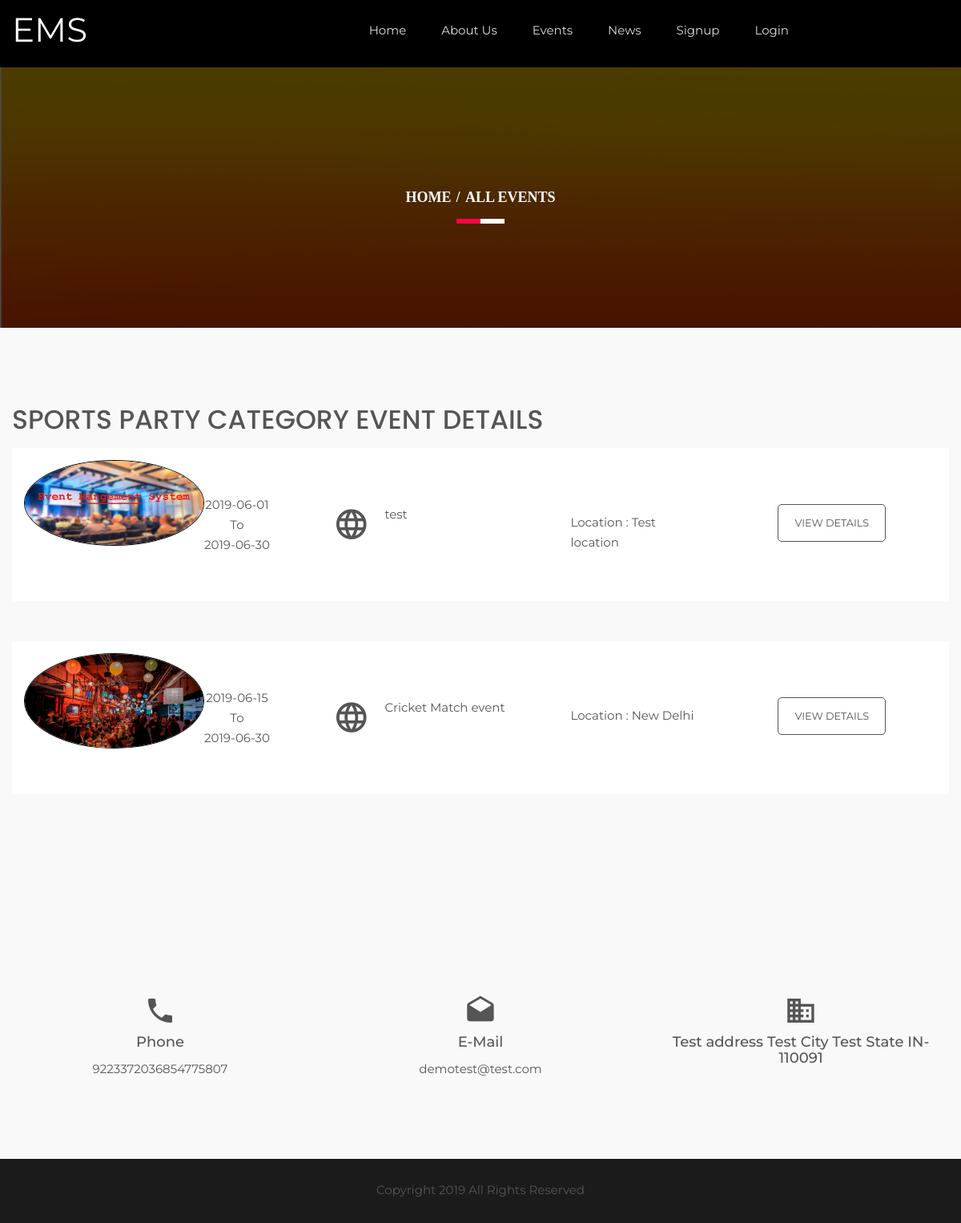
Page /ems/category-wise-events.php?catid=2 on the committed database.
### tables this page shows
CREATE TABLE `tblgenralsettings` (
  `id` int(11) NOT NULL,
  `SiteName` varchar(200) DEFAULT NULL,
  `PhoneNumber` bigint(12) DEFAULT NULL,
  `EmailId` varchar(255) DEFAULT NULL,
  `address` mediumtext DEFAULT NULL,
  `footercontent` mediumtext DEFAULT NULL,
  `LastUpdationDate` timestamp NULL DEFAULT NULL ON UPDATE current_timestamp()
);

CREATE TABLE `tblcategory` (
  `id` int(11) NOT NULL,
  `CategoryName` varchar(200) DEFAULT NULL,
  `CategoryDescription` mediumtext DEFAULT NULL,
  `CreationDate` timestamp NULL DEFAULT current_timestamp(),
  `UpdationDate` timestamp NULL DEFAULT NULL ON UPDATE current_timestamp(),
  `IsActive` char(1) DEFAULT NULL
);

CREATE TABLE `tblevents` (
  `id` int(11) NOT NULL,
  `CategoryId` char(10) DEFAULT NULL,
  `SponserId` char(10) DEFAULT NULL,
  `EventName` varchar(255) DEFAULT NULL,
  `EventDescription` mediumtext DEFAULT NULL,
  `EventStartDate` date DEFAULT NULL,
  `EventEndDate` date DEFAULT NULL,
  `EventLocation` varchar(255) DEFAULT NULL,
  `EventImage` varchar(255) DEFAULT NULL,
  `PostingDate` timestamp NULL DEFAULT current_timestamp(),
  `LastUpdationDate` timestamp NULL DEFAULT NULL ON UPDATE current_timestamp(),
  `IsActive` int(1) DEFAULT NULL
);

### ems/category-wise-events.php (the view, shortened to what this page needs)
<?php
include('includes/config.php');
?>
<!doctype html>
<html class="no-js" lang="en">
    <head>
        <link rel="stylesheet" href="css/bootstrap.min.css">
        <link rel="stylesheet" href="css/animate.css">
        <link rel="stylesheet" href="css/meanmenu.min.css">
        <link rel="stylesheet" href="css/owl.carousel.css">
        <link rel="stylesheet" href="css/icofont.css">
        <link rel="stylesheet" href="css/nivo-slider.css">
        <link rel="stylesheet" href="css/animate-text.css">
        <link rel="stylesheet" href="css/material-design-iconic-font.min.css">
		<link rel="stylesheet" href="style.css">
        <link rel="stylesheet" href="css/responsive.css">
		<link href="css/color/skin-default.css" rel="stylesheet">
    </head>
    <body>
         <div class="wrapper single-blog">
           <div id="home" class="header-slider-area">
                   <?php include_once('includes/header.php');?>
            </div>
            <div class="breadcumb-area bg-overlay">
                <div class="container">
                    <ol class="breadcrumb">
                        <li><a href="index.php">Home</a></li>
                        <li class="active">All Events</li>
                    </ol>
                </div>
            </div>
       <div class="upcomming-events-area off-white ptb100">
                  <div class="container">
                      <div class="row">
                          <div class="col-xs-12">
                            <?php
                            $cid=intval($_GET['catid']);
$sql = "SELECT id,CategoryName from tblcategory where id=:cid";
$query = $dbh -> prepare($sql);
$query->bindParam(':cid',$cid,PDO::PARAM_STR);
$query->execute();
$results=$query->fetchAll(PDO::FETCH_OBJ);
if($query->rowCount() > 0)
{
foreach($results as $row)
{
?>
                           <h1 class="section-title"><?php echo htmlentities($row->CategoryName);?> Category Event Details</h1>
                       <?php }} ?>
                        </div>
                          <div class="total-upcomming-event col-md-12 col-sm-12 col-xs-12">
<?php
$isactive=1;
$sql = "SELECT EventName,EventLocation,EventStartDate,EventEndDate,EventImage,id from tblevents where IsActive=:isactive and CategoryId=:cid order by id desc ";
$query = $dbh -> prepare($sql);
$query->bindParam(':isactive',$isactive,PDO::PARAM_STR);
$query->bindParam(':cid',$cid,PDO::PARAM_STR);
$query->execute();
$results=$query->fetchAll(PDO::FETCH_OBJ);
if($query->rowCount() > 0)
{
foreach($results as $row)
{
    ?>
                              <div class="single-upcomming shadow-box">
                                 <div class="col-md-4 hidden-sm col-xs-12">
                                     <div class="sue-pic">
                                        <img src="admin/eventimages/<?php echo htmlentities($row->EventImage);?>" alt="<?php echo htmlentities($row->EventName);?>" style="border:#000 1px solid">
                                     </div>
                                     <div class="sue-date-time text-center">
                                         <span><?php echo htmlentities($row->EventStartDate);?></span>To
                                         <span><?php echo htmlentities($row->EventEndDate);?></span>
                                     </div>
                                 </div>
                                 <div class="col-md-3 col-sm-5 col-xs-12">
                                    <div class="uc-event-title">
                                        <div class="uc-icon"><i class="zmdi zmdi-globe-alt"></i></div>
                                        <a href="#"><?php echo htmlentities($row->EventName);?></a>
                                    </div>
                                 </div>
                                 <div class="col-md-2 col-sm-3 col-xs-12">
                                     <div class="venu-no">
                                         <p>Location : <?php echo htmlentities($row->EventLocation);?></p>
                                     </div>
                                 </div>
                                 <div class="col-md-3 col-sm-4 col-xs-12">
                                     <div class="upcomming-ticket text-center">
<a href="event-details.php?evntid=<?php echo htmlentities($row->id);?>" class="btn-def bnt-2 small">View Details</a>
                                     </div>
                                 </div>
                              </div>
 <?php } } else { ?>
 <p>No Record Found</p>
 <?php } ?>
                          </div>
                      </div>
                  </div>
              </div>
                 <?php include_once('includes/footer.php');?>
        </div>
    </body>
</html>

### ems/includes/header.php (shortened to what this page needs)
<?php
$ret = "Select  SiteName from tblgenralsettings ";
$querys = $dbh -> prepare($ret);
$querys->execute();
$resultss=$querys->fetchAll(PDO::FETCH_OBJ);
if($querys->rowCount() > 0)
{
foreach($resultss as $rows)
{ ?>
   <div id="home" class="header-slider-area">
                <div class="header-area header-2">
                    <div id="sticker" class="logo-menu-area header-area-2">
                        <div class="container hidden-xs">
                            <div class="row">
                                <div class="col-md-2 col-sm-3">
                                    <div class="logo">
                                        <a href="index.php" style="font-size:42px; color:#fff"><?php echo htmlentities($rows->SiteName);?></a>
                                    </div>
                                </div>
                                <div class="col-md-8 col-sm-9">
                                    <div class="main-menu text-right">
                                        <nav>
                                            <ul id="nav">
                                                <li><a class="smooth-scroll" href="index.php">Home</a></li>
                                                <li><a class="smooth-scroll" href="about-us.php">About Us</a></li>
                                                <li><a class="smooth-scroll" href="all-events.php">Events</a></li>
                                                <li><a class="smooth-scroll" href="news.php">News</a></li>
                                                <?php if(strlen($_SESSION['usrid']==0)){?>
                                                <li><a class="smooth-scroll" href="signup.php">Signup</a></li>
                                                 <li><a class="smooth-scroll" href="signin.php">Login</a></li>
                                             <?php } else {?>
<li><a class="smooth-scroll" href="profile.php">My Account</a></li>
                                             <?php } ?>
                                            </ul>
                                        </nav>
                                    </div>
                                </div>
                                </div>
                            </div>
                        </div>
                    </div>
                    <?php }} ?>

### ems/includes/footer.php (shortened to what this page needs)
<?php
$ret = "Select  PhoneNumber,address,EmailId,footercontent from tblgenralsettings ";
$querys = $dbh -> prepare($ret);
$querys->execute();
$resultss=$querys->fetchAll(PDO::FETCH_OBJ);
if($querys->rowCount() > 0)
{
foreach($resultss as $rows)
{ ?>
 <div class="information-area off-white ptb100">
                    <div class="container">
                        <div class="row">
                            <div class="col-md-4 col-sm-3 col-xs-12">
                                <div class="single-information text-center">
                                    <div class="info-icon">
                                        <i class="zmdi zmdi-phone"></i>
                                    </div>
                                    <h4>Phone</h4>
                                    <p><?php echo htmlentities($rows->PhoneNumber);?></p>
                                </div>
                            </div>
                            <div class="col-md-4 col-sm-3 col-xs-12">
                                <div class="single-information text-center">
                                    <div class="info-icon">
                                        <i class="zmdi zmdi-email-open"></i>
                                    </div>
                                    <h4>E-Mail</h4>
                                    <p><a href="mailto:company@email.com"><?php echo htmlentities($rows->EmailId);?></a></p>
                                </div>
                            </div>
                            <div class="col-md-4 col-sm-3 col-xs-12">
                                <div class="single-information text-center">
                                    <div class="info-icon">
                                        <i class="zmdi zmdi-city-alt"></i>
                                    </div>
                                    <h4><?php echo htmlentities($rows->address);?></h4>
                                </div>
                            </div>
                        </div>
                    </div>
                </div>
            <div class="footer-area" align="center">
                <div class="container">
                    <div class="row">
                        <div class="col-md-12 col-sm-6 col-xs-12">
                            <div class="social-area">
                             <?php echo htmlentities($rows->footercontent);?>
                            </div>
                        </div>
                    </div>
                </div>
            </div>
            <?php }} ?>

### ems/style.css (style rules this page uses)
.container { width: 1200px }
html, body { height: 100%; font-family: 'Montserrat', sans-serif; font-size: 15px; color: #555; line-height: 25px; }
img { max-width: 100%; height: auto; }
p { margin: 0 0 15px }
h1, h2, h3, h4, h5, h6 { margin: 0 0 10px }
h1 { font-family: 'Poppins', sans-serif }
a { -webkit-transition: all 0.3s ease 0s; transition: all 0.3s ease 0s; text-decoration: none; color: #555; }
ul { list-style: outside none none; margin: 0; padding: 0; }
.ptb100 { padding: 100px 0 }
.off-white { background: #f9f9f9 }
.wrapper { background: #fff }
ul li { display: inline-block }
.main-menu ul li a { color: #ddd }
.logo-menu-area { padding: 35px 0 }
.main-menu ul li { margin-right: 40px }
.main-menu ul li:last-child { margin: 0 }
.header-area { left: 0; position: absolute; top: 0; width: 100%; z-index: 999; }
.header-slider-area { position: relative }
a.btn-def { border: 1px solid #f1f1f1; border-radius: 5px; color: #f1f1f1; display: inline-block; padding: 15px 30px; text-transform: uppercase; }
a.btn-def.bnt-2 { border: 1px solid #555; color: #555; padding: 10px 20px; }
a.btn-def.bnt-2.small { padding: 10px 20px }
.section-title { color: #555555; font-size: 33px; line-height: 30px; margin: 0 0 20px; text-transform: uppercase; }
.shadow-box { -webkit-transition: all 0.3s ease 0s; transition: all 0.3s ease 0s; }
.sue-pic > img { border-radius: 100% }
.sue-pic { float: left; text-align: center; width: 225px; }
.sue-date-time { display: inline-block; padding: 43px 0; }
.sue-date-time span { display: block }
.uc-icon { float: left; font-size: 45px; width: 23%; padding-top: 13px; }
.uc-event-title > a { color: #555; float: left; padding-top: 10px; width: 77%; }
.single-upcomming { background: #fff none repeat scroll 0 0; float: left; margin-bottom: 50px; min-height: 180px; padding: 15px 0; width: 100%; }
.uc-event-title { overflow: hidden; padding-top: 45px; }
.venu-no { padding-top: 65px }
.upcomming-ticket { padding-top: 55px }
.bg-overlay { position: relative; z-index: 1; }
.bg-overlay:before { background: #000 none repeat scroll 0 0; content: ""; height: 100%; left: 0; opacity: 0.85; -ms-filter: "progid:DXImageTransform.Microsoft.Alpha(Opacity=85)"; position: absolute; top: 0; width: 100%; z-index: -1; }
.breadcumb-area.bg-overlay:before { opacity: 0.7; -ms-filter: "progid:DXImageTransform.Microsoft.Alpha(Opacity=70)"; }
.info-icon { font-size: 40px; margin-bottom: 10px; }
.single-information > p { margin-bottom: 5px }
.single-information p:last-child { margin: 0 }
.footer-area { background: #1b1b1b none repeat scroll 0 0; height: 80px; line-height: 78px; }
.header-2 { background: #000 none repeat scroll 0 0; position: static; }
.breadcumb-area { background: rgba(0, 0, 0, 0) url("img/bg.png") repeat scroll 0 0; padding: 150px 0; text-align: center; }
.breadcrumb { background-color: transparent; border-radius: 0; list-style: outside none none; margin-bottom: 0; padding: 0; position: relative; }
.breadcrumb > li + li:before { color: #fff; font-weight: 700; padding: 0 2px; }
.breadcrumb a, .breadcrumb li.active { color: #fff }
.breadcrumb li { font-family: popins; font-size: 18px; font-weight: 700; text-transform: uppercase; }
.breadcrumb:before, .breadcrumb:after { background: #fff none repeat scroll 0 0; bottom: -20px; content: ""; height: 6px; left: 50%; position: absolute; -webkit-transform: translateX(-50%); transform: translateX(-50%); width: 60px; }
.breadcrumb:after { background: #ff004d none repeat scroll 0 0; -webkit-transform: translateX(-100%); transform: translateX(-100%); width: 30px; }
#sticker { right: 0; left: 0; }

### ems/css/responsive.css (style rules this page uses)
@media (min-width: 1170px) and (max-width: 1400px) { .logo-menu-area { padding: 25px 0; } }

### ems/css/color/skin-default.css (style rules this page uses)
.breadcrumb::after { background: #ff004d none repeat scroll 0 0; }

### rows in the picture
tblgenralsettings: SiteName "EMS", PhoneNumber "9223372036854775807", EmailId "demotest@test.com", address "Test address Test City Test State IN-110091", footercontent "Copyright 2019 All Rights Reserved"
tblcategory: CategoryName "SPORTS PARTY"
tblevents: EventImage+EventName (picture), EventStartDate "2019-06-01", EventEndDate "2019-06-30", EventName "test", EventLocation "Test location"
tblevents: EventImage (picture), EventStartDate "2019-06-15", EventEndDate "2019-06-30", EventName "Cricket Match event", EventLocation "New Delhi"
